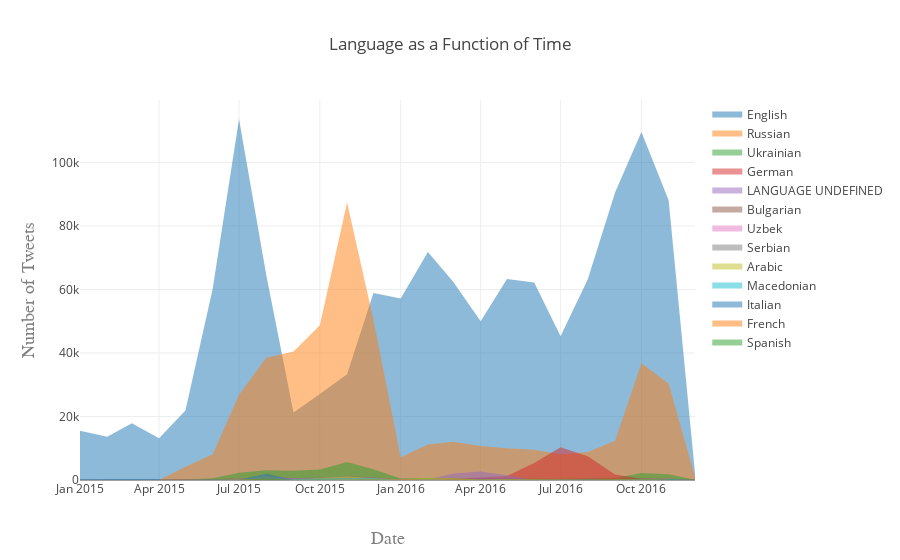

Notebook code cell kept with this figure:
### Code cell
######################################################################################################################
#TO VISUALIZE THE PLOT FROM THE CLOUD RUN THIS CELL #######################################
###############################################################################################################################

fig = py.get_figure('https://plot.ly/~Flavioh/58', raw=True)
iplot(fig)

### Figure 1 — Plotly figure (JSON) as saved in the notebook; plotly's stock layout.template omitted (floating-point values rounded to 4 significant figures)
{"data": [{"fill": "tozeroy", "mode": "none", "name": "English", "type": "scatter", "uid": "5941e12e-9f62-4aac-9686-847d52e3849a", "x": ["2015-01", "2015-02", "2015-03", "2015-04", "2015-05", "2015-06", "2015-07", "2015-08", "2015-09", "2015-10", "2015-11", "2015-12", "2016-01", "2016-02", "2016-03", "2016-04", "2016-05", "2016-06", "2016-07", "2016-08", "2016-09", "2016-10", "2016-11", "2016-12"], "xsrc": "Flavioh:59:c69926", "y": [15525, 13595, 17897, 13160, 21885, 60171, 113694, 64591, 21282, 27119, 33312, 58859, 57150, 71819, 62355, 50011, 63310, 62180, 45259, 63199, 90575, 109620, 88106, 2204], "ysrc": "Flavioh:59:b1075e"}, {"fill": "tozeroy", "mode": "none", "name": "Russian", "type": "scatter", "uid": "88152abf-9fec-47f0-bbb5-7cf8b8a2eeee", "x": ["2015-01", "2015-02", "2015-03", "2015-04", "2015-05", "2015-06", "2015-07", "2015-08", "2015-09", "2015-10", "2015-11", "2015-12", "2016-01", "2016-02", "2016-03", "2016-04", "2016-05", "2016-06", "2016-07", "2016-08", "2016-09", "2016-10", "2016-11", "2016-12"], "xsrc": "Flavioh:59:c69926", "y": [10, 0, 7, 3, 4165, 8096, 26819, 38533, 40449, 48714, 87374, 50508, 7197, 11179, 12049, 10704, 9975, 9556, 8093, 8829, 12343, 36784, 30383, 1028], "ysrc": "Flavioh:59:6fd2ce"}, {"fill": "tozeroy", "mode": "none", "name": "Ukrainian", "type": "scatter", "uid": "70179c51-7c53-4138-b88e-8c02a4636d69", "x": ["2015-02", "2015-03", "2015-04", "2015-05", "2015-06", "2015-07", "2015-08", "2015-09", "2015-10", "2015-11", "2015-12", "2016-01", "2016-02", "2016-03", "2016-04", "2016-05", "2016-06", "2016-07", "2016-08", "2016-09", "2016-10", "2016-11", "2016-12"], "xsrc": "Flavioh:59:a907b5", "y": [1, 0, 0, 141, 526, 2266, 3056, 2929, 3287, 5696, 3422, 471, 621, 709, 526, 552, 431, 405, 490, 643, 2183, 1804, 59], "ysrc": "Flavioh:59:2632f4"}, {"fill": "tozeroy", "mode": "none", "name": "German", "type": "scatter", "uid": "b58a2950-6ca7-4fa4-ba50-949779464e75", "x": ["2015-01", "2015-02", "2015-03", "2015-04", "2015-05", "2015-06", "2015-07", "2015-08", "2015-09", "2015-10", "2015-11", "2015-12", "2016-01", "2016-02", "2016-03", "2016-04", "2016-05", "2016-06", "2016-07", "2016-08", "2016-09", "2016-10", "2016-11", "2016-12"], "xsrc": "Flavioh:59:c69926", "y": [3, 1, 4, 8, 9, 35, 9, 71, 9, 156, 262, 343, 264, 316, 434, 813, 1287, 5320, 10319, 7452, 1755, 360, 175, 5], "ysrc": "Flavioh:59:b88aef"}, {"fill": "tozeroy", "mode": "none", "name": "LANGUAGE UNDEFINED", "type": "scatter", "uid": "94faab43-be71-4232-8574-4082006909cf", "x": ["2015-01", "2015-02", "2015-03", "2015-04", "2015-05", "2015-06", "2015-07", "2015-08", "2015-09", "2015-10", "2015-11", "2015-12", "2016-01", "2016-02", "2016-03", "2016-04", "2016-05", "2016-06", "2016-07", "2016-08", "2016-09", "2016-10"], "xsrc": "Flavioh:59:d1870e", "y": [2, 0, 0, 0, 0, 1, 5, 1304, 562, 36, 1, 2, 1, 178, 2024, 2671, 1462, 0, 8, 1, 17, 2], "ysrc": "Flavioh:59:8020fa"}, {"fill": "tozeroy", "mode": "none", "name": "Bulgarian", "type": "scatter", "uid": "4ead3e84-ae9c-4d31-9fb8-2daa0bcb768a", "x": ["2015-03", "2015-04", "2015-05", "2015-06", "2015-07", "2015-08", "2015-09", "2015-10", "2015-11", "2015-12", "2016-01", "2016-02", "2016-03", "2016-04", "2016-05", "2016-06", "2016-07", "2016-08", "2016-09", "2016-10", "2016-11", "2016-12"], "xsrc": "Flavioh:59:6634e0", "y": [6, 0, 266, 248, 524, 700, 628, 679, 1110, 763, 148, 149, 181, 120, 145, 156, 131, 108, 142, 583, 472, 7], "ysrc": "Flavioh:59:71a602"}, {"fill": "tozeroy", "mode": "none", "name": "Uzbek", "type": "scatter", "uid": "305467eb-8063-4f27-93ba-da29aab79792", "x": ["2015-01", "2015-02", "2015-03", "2015-04", "2015-05", "2015-06", "2015-07", "2015-08", "2015-09", "2015-10", "2015-11", "2015-12", "2016-01", "2016-02", "2016-03", "2016-04", "2016-05", "2016-06", "2016-07", "2016-08", "2016-09", "2016-10", "2016-11", "2016-12"], "xsrc": "Flavioh:59:c69926", "y": [19, 32, 20, 6, 213, 256, 499, 896, 565, 725, 1062, 743, 152, 154, 181, 151, 105, 137, 129, 146, 190, 424, 440, 8], "ysrc": "Flavioh:59:87c183"}, {"fill": "tozeroy", "mode": "none", "name": "Serbian", "type": "scatter", "uid": "46383cf4-a400-410a-9a6d-009bf681073a", "x": ["2015-05", "2015-06", "2015-07", "2015-08", "2015-09", "2015-10", "2015-11", "2015-12", "2016-01", "2016-02", "2016-03", "2016-04", "2016-05", "2016-06", "2016-07", "2016-08", "2016-09", "2016-10", "2016-11", "2016-12"], "xsrc": "Flavioh:59:9c635f", "y": [66, 108, 453, 859, 610, 730, 1270, 797, 105, 166, 155, 117, 152, 139, 123, 110, 141, 393, 454, 16], "ysrc": "Flavioh:59:ab53a8"}, {"fill": "tozeroy", "mode": "none", "name": "Arabic", "type": "scatter", "uid": "55b1e252-3b78-46af-be6b-2884fb89f0eb", "x": ["2015-01", "2015-02", "2015-03", "2015-04", "2015-05", "2015-06", "2015-07", "2015-08", "2015-09", "2015-10", "2015-11", "2015-12", "2016-01", "2016-02", "2016-03", "2016-04", "2016-05", "2016-06", "2016-07", "2016-08", "2016-09", "2016-10", "2016-11", "2016-12"], "xsrc": "Flavioh:59:c69926", "y": [15, 13, 21, 11, 19, 16, 57, 1245, 21, 639, 1164, 568, 173, 700, 643, 128, 319, 206, 93, 137, 83, 127, 123, 7], "ysrc": "Flavioh:59:d8b3f4"}, {"fill": "tozeroy", "mode": "none", "name": "Macedonian", "type": "scatter", "uid": "3dbadcbb-73cd-4a9a-89a7-390313a17e25", "x": ["2015-04", "2015-05", "2015-06", "2015-07", "2015-08", "2015-09", "2015-10", "2015-11", "2015-12", "2016-01", "2016-02", "2016-03", "2016-04", "2016-05", "2016-06", "2016-07", "2016-08", "2016-09", "2016-10", "2016-11", "2016-12"], "xsrc": "Flavioh:59:d7e7fc", "y": [1, 36, 56, 221, 372, 329, 445, 653, 547, 40, 124, 74, 46, 54, 54, 47, 56, 74, 275, 275, 6], "ysrc": "Flavioh:59:0fabdb"}, {"fill": "tozeroy", "mode": "none", "name": "Italian", "type": "scatter", "uid": "96b0072e-31ba-4dea-a7d8-e74ce3bff603", "x": ["2015-01", "2015-02", "2015-03", "2015-04", "2015-05", "2015-06", "2015-07", "2015-08", "2015-09", "2015-10", "2015-11", "2015-12", "2016-01", "2016-02", "2016-03", "2016-04", "2016-05", "2016-06", "2016-07", "2016-08", "2016-09", "2016-10", "2016-11", "2016-12"], "xsrc": "Flavioh:59:c69926", "y": [21, 43, 60, 46, 66, 83, 60, 1941, 19, 28, 34, 30, 34, 32, 25, 29, 25, 40, 24, 132, 112, 175, 141, 4], "ysrc": "Flavioh:59:972f7e"}, {"fill": "tozeroy", "mode": "none", "name": "French", "type": "scatter", "uid": "ef086746-53ae-4b5c-a0f1-4b7ac9c7fd61", "x": ["2015-01", "2015-02", "2015-03", "2015-04", "2015-05", "2015-06", "2015-07", "2015-08", "2015-09", "2015-10", "2015-11", "2015-12", "2016-01", "2016-02", "2016-03", "2016-04", "2016-05", "2016-06", "2016-07", "2016-08", "2016-09", "2016-10", "2016-11"], "xsrc": "Flavioh:59:4b72ab", "y": [16, 10, 13, 15, 94, 94, 239, 419, 97, 110, 163, 173, 154, 114, 228, 73, 64, 159, 74, 87, 235, 229, 151], "ysrc": "Flavioh:59:1592c6"}, {"fill": "tozeroy", "mode": "none", "name": "Spanish", "type": "scatter", "uid": "2ebb5f7f-f5ac-4525-9309-beed1904090d", "x": ["2015-01", "2015-02", "2015-03", "2015-04", "2015-05", "2015-06", "2015-07", "2015-08", "2015-09", "2015-10", "2015-11", "2015-12", "2016-01", "2016-02", "2016-03", "2016-04", "2016-05", "2016-06", "2016-07", "2016-08", "2016-09", "2016-10", "2016-11", "2016-12"], "xsrc": "Flavioh:59:c69926", "y": [13, 24, 31, 28, 90, 120, 83, 458, 9, 109, 21, 60, 37, 24, 61, 44, 81, 59, 52, 61, 130, 175, 163, 2], "ysrc": "Flavioh:59:07d470"}], "layout": {"title": "Language as a Function of Time", "xaxis": {"title": "Date", "titlefont": {"color": "#7f7f7f", "family": "Courier New, monospace", "size": 18}}, "yaxis": {"title": "Number of Tweets", "titlefont": {"color": "#7f7f7f", "family": "Courier New, monospace", "size": 18}}}}
